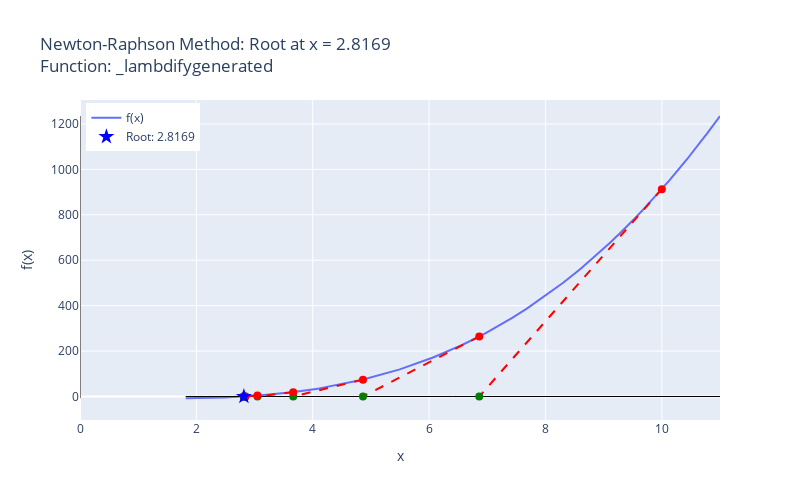

This figure's notebook cell:
### Code cell
plot_newton_plotly(f_num,root, iterations)
len(iterations)

### Figure 1 — Plotly figure (JSON) as saved in the notebook; plotly's stock layout.template omitted (floating-point values rounded to 4 significant figures; data arrays with more than 128 entries replaced by an {"elided": "..."} marker saying what was removed)
{"data": [{"mode": "lines", "name": "f(x)", "type": "scatter", "x": {"elided": "4000 float values"}, "y": {"elided": "4000 float values"}}, {"line": {"color": "black", "width": 1}, "mode": "lines", "showlegend": false, "type": "scatter", "x": [1.817, 11], "y": [0, 0]}, {"line": {"color": "black", "width": 1}, "mode": "lines", "showlegend": false, "type": "scatter", "x": [0, 0], "y": [-7.354, 1235]}, {"line": {"color": "red", "dash": "dash"}, "mode": "lines", "showlegend": false, "type": "scatter", "x": [10, 6.863], "y": [913, 0]}, {"marker": {"color": "red", "size": 8}, "mode": "markers", "showlegend": false, "type": "scatter", "x": [10], "y": [913]}, {"marker": {"color": "green", "size": 8}, "mode": "markers", "showlegend": false, "type": "scatter", "x": [6.863], "y": [0]}, {"line": {"color": "red", "dash": "dash"}, "mode": "lines", "showlegend": false, "type": "scatter", "x": [6.863, 4.864], "y": [264.4, 0]}, {"marker": {"color": "red", "size": 8}, "mode": "markers", "showlegend": false, "type": "scatter", "x": [6.863], "y": [264.4]}, {"marker": {"color": "green", "size": 8}, "mode": "markers", "showlegend": false, "type": "scatter", "x": [4.864], "y": [0]}, {"line": {"color": "red", "dash": "dash"}, "mode": "lines", "showlegend": false, "type": "scatter", "x": [4.864, 3.665], "y": [74.28, 0]}, {"marker": {"color": "red", "size": 8}, "mode": "markers", "showlegend": false, "type": "scatter", "x": [4.864], "y": [74.28]}, {"marker": {"color": "green", "size": 8}, "mode": "markers", "showlegend": false, "type": "scatter", "x": [3.665], "y": [0]}, {"line": {"color": "red", "dash": "dash"}, "mode": "lines", "showlegend": false, "type": "scatter", "x": [3.665, 3.05], "y": [19.24, 0]}, {"marker": {"color": "red", "size": 8}, "mode": "markers", "showlegend": false, "type": "scatter", "x": [3.665], "y": [19.24]}, {"marker": {"color": "green", "size": 8}, "mode": "markers", "showlegend": false, "type": "scatter", "x": [3.05], "y": [0]}, {"line": {"color": "red", "dash": "dash"}, "mode": "lines", "showlegend": false, "type": "scatter", "x": [3.05, 2.843], "y": [3.924, 0]}, {"marker": {"color": "red", "size": 8}, "mode": "markers", "showlegend": false, "type": "scatter", "x": [3.05], "y": [3.924]}, {"marker": {"color": "green", "size": 8}, "mode": "markers", "showlegend": false, "type": "scatter", "x": [2.843], "y": [0]}, {"line": {"color": "red", "dash": "dash"}, "mode": "lines", "showlegend": false, "type": "scatter", "x": [2.843, 2.817], "y": [0.3851, 0]}, {"marker": {"color": "red", "size": 8}, "mode": "markers", "showlegend": false, "type": "scatter", "x": [2.843], "y": [0.3851]}, {"marker": {"color": "green", "size": 8}, "mode": "markers", "showlegend": false, "type": "scatter", "x": [2.817], "y": [0]}, {"line": {"color": "red", "dash": "dash"}, "mode": "lines", "showlegend": false, "type": "scatter", "x": [2.817, 2.817], "y": [0.00543, 0]}, {"marker": {"color": "red", "size": 8}, "mode": "markers", "showlegend": false, "type": "scatter", "x": [2.817], "y": [0.00543]}, {"marker": {"color": "green", "size": 8}, "mode": "markers", "showlegend": false, "type": "scatter", "x": [2.817], "y": [0]}, {"line": {"color": "red", "dash": "dash"}, "mode": "lines", "showlegend": false, "type": "scatter", "x": [2.817, 2.817], "y": [1.136e-06, 0]}, {"marker": {"color": "red", "size": 8}, "mode": "markers", "showlegend": false, "type": "scatter", "x": [2.817], "y": [1.136e-06]}, {"marker": {"color": "green", "size": 8}, "mode": "markers", "showlegend": false, "type": "scatter", "x": [2.817], "y": [0]}, {"marker": {"color": "blue", "size": 12, "symbol": "star"}, "mode": "markers", "name": "Root: 2.8169", "type": "scatter", "x": [2.817], "y": [4.619e-14]}], "layout": {"height": 500, "legend": {"x": 0.01, "xanchor": "left", "y": 0.99, "yanchor": "top"}, "title": {"text": "Newton-Raphson Method: Root at x = 2.8169 <br>Function: _lambdifygenerated"}, "width": 800, "xaxis": {"title": {"text": "x"}}, "yaxis": {"title": {"text": "f(x)"}}}}
